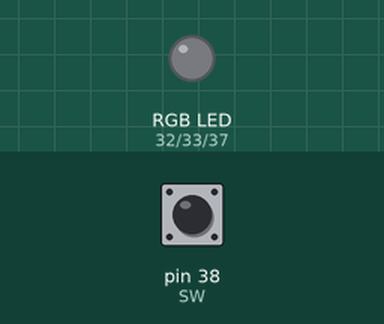
This program was run on a simulated Raspberry Pi (header pin numbers). Shown: an RGB LED mixed from three pins (HIGH = lit). The inputs (shaded band) are chosen by the test bench; at power-on: pin 38 (SW) HIGH. Dim RGB values are drawn brighter than linear.

Above: at 1.2 s.
1.3 s: pin 38 (SW) pulled LOW for 0.15 s
At 1.45 s:
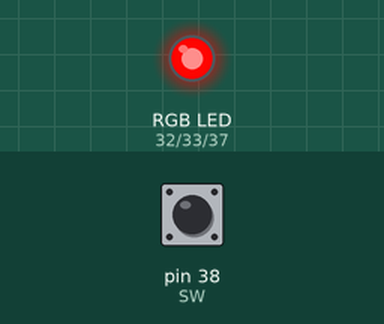
At 2.65 s:
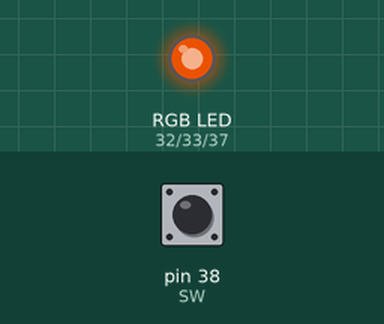
4.3 s: pin 38 (SW) pulled LOW for 3.2 s
At 4.45 s:
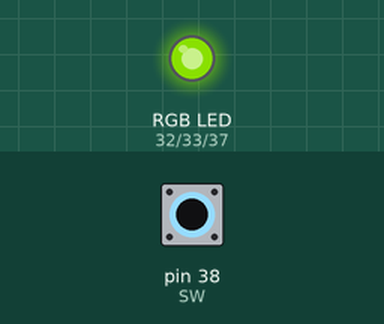
9.0 s: pin 38 (SW) pulled LOW for 3.2 s
Timing chart, 0 to 18.1 s (numbered marks = the images above; inputs shaded):
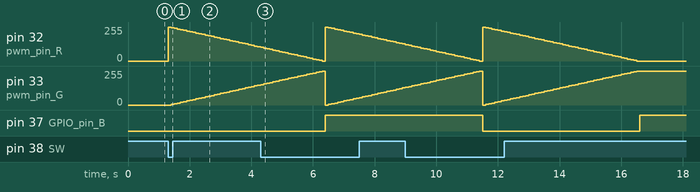

The program:

LED_PWM.py
```python
# ---------------------------------
# Basic PWM functionality in Raspberry Pi
# --------------------------------

import RPi.GPIO as io
io.setmode(io.BOARD) # io.BCM for BCM format
io.setwarnings(False)

pwm_fw= 100
brakeInterval = -2

pwm_pin_R = 32
pwm_pin_G = 33
GPIO_pin_B = 37
SW = 38 #GPIO 20

from time import sleep

#initialisation of LED pins
io.setup(GPIO_pin_B, io.OUT)

#initialisation of PWM channels
io.setup( pwm_pin_R, io.OUT )
io.output( pwm_pin_R, 0 )

io.setup( pwm_pin_G, io.OUT )
io.output( pwm_pin_G, 0 )

#initialisation of switch pin
io.setup(SW, io.IN)

pwmObjR = io.PWM( pwm_pin_R, 1000 )  # frequency =1000
pwmObjG = io.PWM( pwm_pin_G, 1000 )  # frequency =1000


pwmObjR.start(0) # starting duty cycle
pwmObjG.start(0) # starting duty cycle


while True:
    if io.input( SW ) == 0:
        for dc in range( pwm_fw, -1 , brakeInterval ):
            pwmObjR.ChangeDutyCycle( dc )
            pwmObjG.ChangeDutyCycle( 100-dc )
            sleep(.1)
        io.output(GPIO_pin_B, not io.input( GPIO_pin_B ))
        #sleep(.5)
        #io.output(GPIO_pin_B, 0)
```

Measured:
- after the input at 1.3 s, pin 32 (pwm_pin_R): 0/255 → 255/255 at once, → 250/255 0.10 s later, → 245/255 0.10 s later, → 240/255 0.10 s later, … (30 changes in this stretch); pin 33 (pwm_pin_G): moves from 0/255 to 148/255 over 2.8 s, starting after 0.10 s
